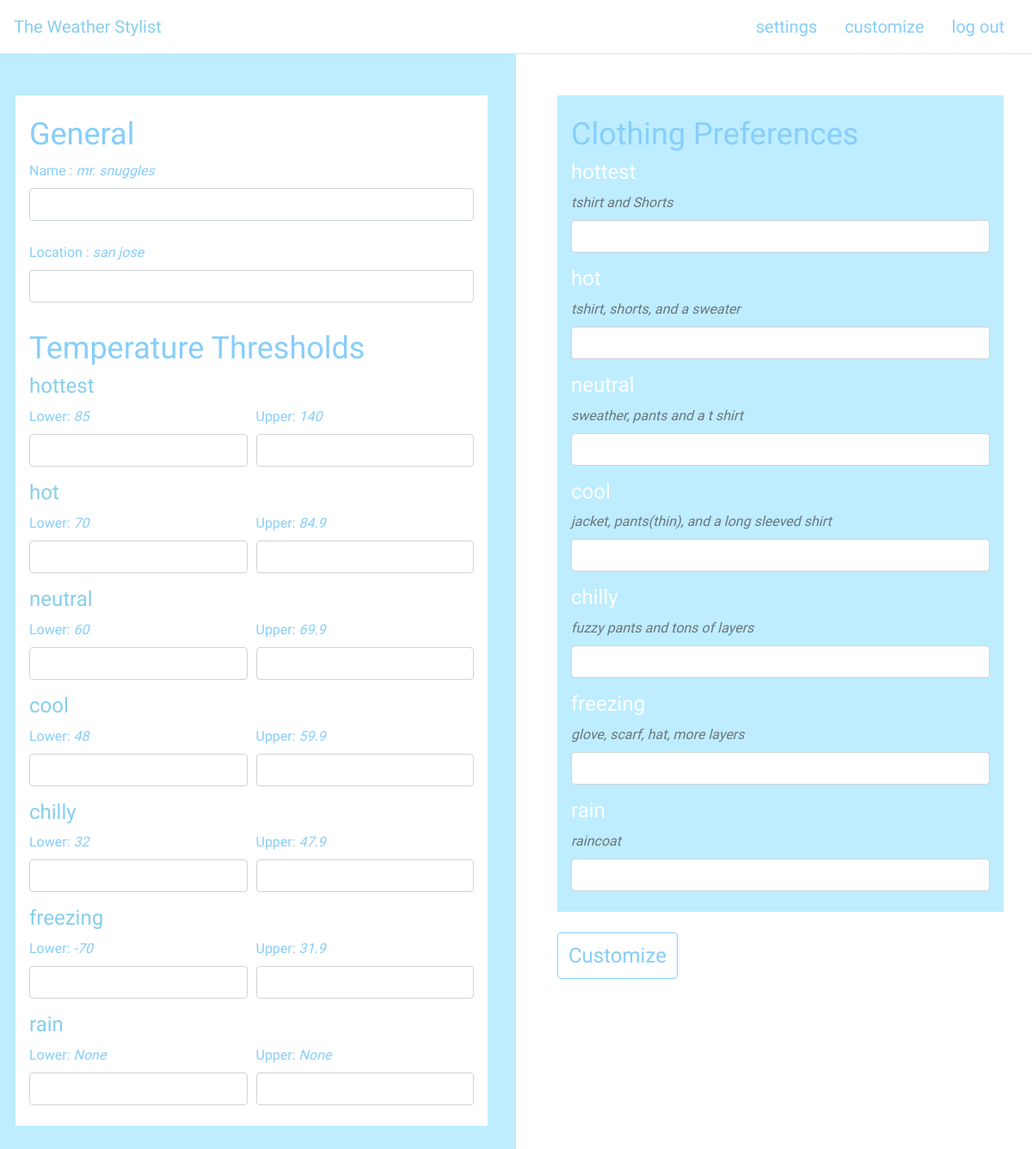
Page /customize (signed in) on the committed database.
### tables this page shows
CREATE TABLE 'users' ('id' integer PRIMARY KEY AUTOINCREMENT NOT NULL, 'name' text, 'username' text, 'hash' text, 'location' text);

CREATE TABLE 'preferences' ('condition' text, 'clothing' text, 'lower' numeric, 'upper' numeric,'user' text);

### application.py (the view)
@app.route("/customize", methods=["GET", "POST"])
@login_required
def get_customize():
    user = db.execute("SELECT * FROM users WHERE id = :user_id", user_id=session["user_id"])
    username = user[0]['username']
    if request.method == "POST":
        if request.form.get("name"):
            db.execute("UPDATE users SET name = :name WHERE username = :username", name = request.form.get("name"), username = username)
        if request.form.get("location"):
            db.execute("UPDATE users SET location = :location WHERE username = :username", location = request.form.get("location"), username = username)
        info = db.execute("SELECT condition FROM preferences WHERE user = :username", username=username)
        for condition in info:
            conditiontext =(condition['condition']).replace(" ", "_")
            if request.form.get(f"{conditiontext}_min"):
                db.execute("UPDATE preferences SET lower = :lower WHERE user = :username AND condition = :condition", lower = request.form.get(f"{conditiontext}_min"), username = username, condition = condition['condition'])
            if request.form.get(f"{conditiontext}_max"):
                db.execute("UPDATE preferences SET upper = :upper WHERE user = :username AND condition = :condition", upper = request.form.get(f"{conditiontext}_upper"), username = username, condition = condition['condition'])
            if request.form.get(f"{conditiontext}_clothing"):
                db.execute("UPDATE preferences SET clothing = :clothing WHERE user = :username AND condition = :condition", clothing = request.form.get(f"{conditiontext}_clothing"), username = username, condition = condition['condition'])
        return redirect("/customize")
    else:
        info = db.execute("SELECT * FROM preferences WHERE user = :username", username=username)
        return render_template("customize.html", name=user[0]['name'], location=user[0]['location'], info = info)

### application.py (called while the page is built)
@app.after_request
def after_request(response):
    response.headers["Cache-Control"] = "no-cache, no-store, must-revalidate"
    response.headers["Expires"] = 0
    response.headers["Pragma"] = "no-cache"
    return response

### helpers.py (called while the page is built)
def login_required(f):
    @wraps(f)
    def decorated_function(*args, **kwargs):
        if session.get("user_id") is None:
            return redirect("/homepage")
        return f(*args, **kwargs)
    return decorated_function

### templates/customize.html (shortened to what this page needs)
{% extends "layout.html" %}
{% block main %}
<div class="container-fluid bg-white">
    <div class="row">
        <div class = "col-sm p-5 m-6 bg-custom">
            <div class="row">
                <div class="px-3 pt-4 py-2 bg-white container-fluid">
                    <h5>General</h5>
                    <form action="/customize" method="post">
                    <div class="form-group">
                        <label for="name">Name : <i>{{name}}</i> </label>
                        <input autocomplete="off" autofocus class="form-control" name="name" type="text">
                        <br>
                        <label for="location">Location : <i>{{location}} </i> </label>
                        <input autocomplete="off" autofocus class="form-control" name="location" type="text">
                    </div>
                </div>
            </div>
            <div class="row">
                <div class="px-3 pt-2 py-2 bg-white">
                <h5>Temperature Thresholds</h5>
                {% for weathertype in info %}
                    {% set conditiontext = (weathertype['condition']).replace(" ", "_") %}
                        <h4>{{weathertype['condition']}} </h4>
                        <div class="form-row">
                        <div class="col-sm">
                            <div class="form-group">
                                <label for={{ conditiontext+"_min"}}>Lower: <i>{{weathertype['lower']}} </i></label>
                                <input autocomplete="off" autofocus class="form-control" name={{ conditiontext+"_min" }} type="text">
                            </div>
                        </div>
                        <div class="col-sm">
                            <div class="form-group">
                                <label for={{ weathertype['condition']+"max"}}>Upper: <i>{{weathertype['upper']}} </i></label>
                                <input autocomplete="off" autofocus class="form-control" name={{ weathertype['condition']+"max" }} type="text">
                            </div>
                        </div>
                        </div>
                {% endfor %}
                </div>
            </div>
        </div>
        <div class = "col-sm  p-5 m-6 bg-white">
            <div class="px-3 pt-4 py-2 bg-custom">
                <h5 class>Clothing Preferences</h5>
                {% for weathertype in info %}
                    {% set conditiontext = (weathertype['condition']).replace(" ", "_") %}
                    <h4 class = "text-white">{{weathertype['condition']}}</h4>
                    <div class="form-group">
                        <label class="text-secondary" for={{ conditiontext+"_clothing" }}> <i>{{weathertype['clothing']}} </i></label>
                        <input autocomplete="off" autofocus class="form-control" name={{ conditiontext+"_clothing" }} type="text">
                    </div>
                {% endfor %}
                </div>
            <br>
            <button class="btn btn-custom1 py-2" type="submit">Customize</button>
        </div>
    </div>
    </div>
{% endblock %}

### templates/layout.html (shortened to what this page needs)
<!DOCTYPE html>
<html lang="en">
  <head>
    <link rel="stylesheet" href="https://stackpath.bootstrapcdn.com/bootstrap/4.3.1/css/bootstrap.min.css">
    <link href="/static/styles.css" rel="stylesheet">
  </head>
  <body>
     <nav class="navbar navbar-expand-md bg-white border-bottom">
            <a class="navbar-brand" href="/">The Weather Stylist</a>
            <div class="collapse navbar-collapse" id="navbar">
                {% if session.user_id %}
                    <ul class="navbar-nav ml-auto">
                        <li class="nav-item"><a class="nav-link" href="/settings">settings</a></li>
                        <li class="nav-item"><a class="nav-link" href="/customize">customize</a></li>
                        <li class="nav-item"><a class="nav-link" href="/logout">log out</a></li>
                    </ul>
                {% else %}
                    <ul class="navbar-nav ml-auto">
                        <li class="nav-item"><a class="nav-link" href="/about">about</a></li>
                    </ul>
                {% endif %}
            </div>
        </nav>
    <main class="container-fluid">
      {% block main %}{% endblock %}
    </main>
  </body>
</html>

### static/styles.css (style rules this page uses)
.navbar { border-color: #BDEDFF; font-family: 'Poiret One'; color: lightskyblue; font-size: 20px; }
a { color: lightskyblue; }
.navbar-brand { font-family: 'Sacramento'; color: skyblue; }
.nav-item { padding-right: 8px; padding-left: 8px; }
.bg-custom { background-color: #BDEDFF; border-color: black; }
.container-fluid { padding: 0; }
label { font-family: 'Cutive'; color: lightskyblue; }
.btn-custom, .btn-custom1 { background-color: none; font-size: 24px; font-family: 'Chonburi'; color: lightskyblue; }
.btn-custom1 { border-color: lightskyblue; border-width: 1px; }
h5 { font-family: 'Ultra'; font-size: 36px; color: lightskyblue; }
h4 { font-family: 'Poiret One'; color: skyblue; }

### rows in the picture
users: name "mr. snuggles", location "san jose"
preferences: condition "hottest", lower "85", upper "140", clothing "tshirt and Shorts"
preferences: condition "hot", lower "70", upper "84.9", clothing "tshirt, shorts, and a sweater"
preferences: condition "neutral", lower "60", upper "69.9", clothing "sweather, pants and a t shirt"
preferences: condition "cool", lower "48", upper "59.9", clothing "jacket, pants(thin), and a long sleeved shirt"
preferences: condition "chilly", lower "32", upper "47.9", clothing "fuzzy pants and tons of layers"
preferences: condition "freezing", lower "-70", upper "31.9", clothing "glove, scarf, hat, more layers"
preferences: condition "rain", lower "None", upper "None", clothing "raincoat"
